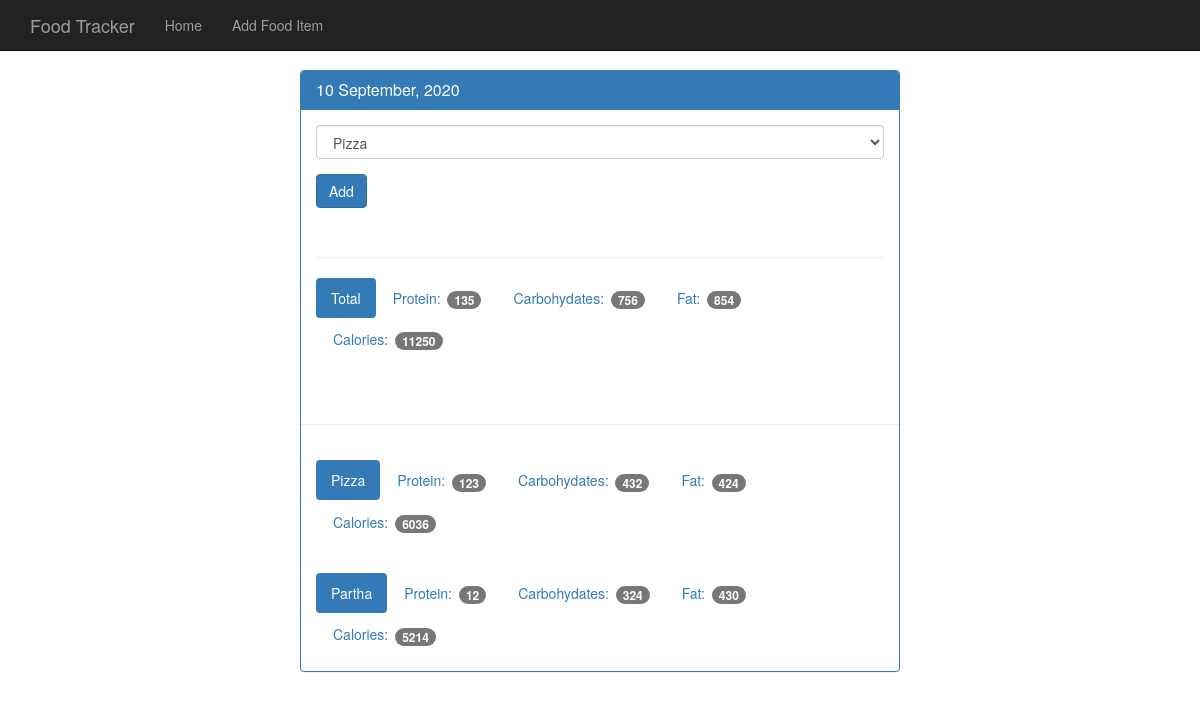
/view/20200910, run on the app's committed database.
### tables this page shows
CREATE TABLE food(
    Id INTEGER PRIMARY KEY autoincrement,
    name text not NULL,
    protien INTEGER NOT NULL,
    carbohydrate integer not null,
    fat INTEGER not null,
    calories INTEGER not null
);

### app.py (the view)
@app.route('/view/<date>', methods=['GET','POST'])
def view(date):
    db = get_db()
    cur = db.execute('select id, entry_date from log_date where entry_date = ?',[date])
    res = cur.fetchone()
    if request.method == 'POST':
        db = get_db()
        db.execute('insert into food_date (food_id, log_date_id) values(?, ?)',
                   [request.form['food-select'],
                   res['id']])
        db.commit()
    curs = db.execute('select food_id from food_date where log_date_id == ?',[res['id']])
    result = curs.fetchall()
    finals = []
    totals = {'name':0,'p':0,'c':0,'f':0,'total':0}
    for i in result:
        r = db.execute('select * from food where id = ?',[i['food_id']])
        ress = r.fetchall()
        totals['p']+=ress[0]['protien']
        totals['c']+=ress[0]['carbohydrate']
        totals['f']+=ress[0]['fat']
        totals['total']+=ress[0]['calories']
        finals.append({'name': ress[0]['name'],
                       'p':ress[0]['protien'],
                       'c':ress[0]['carbohydrate'],
                       'f': ress[0]['fat'],
                       'total':ress[0]['calories']
                       })
    disp_date = dateconv(res)
    cur = db.execute('select id, name from food')
    ress = cur.fetchall()
    return render_template('day.html',date=disp_date, food_res= ress,
                           date_food = finals,
                           total = totals, in_date=res['entry_date'])

### app.py (called while the page is built)
def dateconv(date):
    return datetime.strftime(datetime.strptime(str(date['entry_date']),
                                               "%Y%m%d"),
                             "%d %B, %Y")

def dbConnect():
    con = sql.connect('db/data.db')
    con.row_factory = sql.Row
    return con

def get_db():
    if not hasattr(g, 'sqlite3_db'):
        g.sqlite3_db = dbConnect()
    return g.sqlite3_db

@app.teardown_appcontext
def Close(error):
    if hasattr(g, 'sqlite3_db'):
        g.sqlite3_db.close()

### templates/day.html
{% extends "base.html" %}
{% block body %}
    <nav class="navbar navbar-inverse navbar-fixed-top">
      <div class="container">
        <div class="navbar-header">
          <a class="navbar-brand" href='{{url_for("index")}}'>Food Tracker</a>
        </div>
        <div id="navbar" class="navbar-collapse collapse">
          <ul class="nav navbar-nav">
            <li><a href='{{url_for("index")}}'>Home</a></li>
            <li><a href='{{url_for("food")}}'>Add Food Item</a></li>
          </ul>
        </div>
      </div>
    </nav>
    <div class="container theme-showcase col-sm-6 col-sm-offset-3" role="main">
      <div class="row">
        <div>
          <div class="panel panel-primary">
            <div class="panel-heading">
              <h3 class="panel-title">{{date}}</h3>
            </div>
            <div class="panel-body">
              <form method="POST" action="{{ url_for('view', date=in_date) }}">
                <div class="form-group">
                  <select class="form-control" name="food-select">
                    {% for food in food_res %}
                    <option value={{food.id}}>{{ food.name }}</option>
                    {% endfor %}
                  </select>
                </div>
                <button type="submit" class="btn btn-primary">Add</button>
              </form>
              <div class="page-header"></div>
              <ul class="nav nav-pills" role="tablist">
                <li class="active"><a>Total</a></li>
                <li><a>Protein: <span class="badge">{{total.p}}</span></a></li>
                <li><a>Carbohydates: <span class="badge">{{total.c}}</span></a></li>
                <li><a>Fat: <span class="badge">{{total.f}}</span></a></li>
                <li><a>Calories: <span class="badge">{{total.total}}</span></a></li>
              </ul>
            </div>
            <div class="page-header"></div>
            {% for food_item in date_food%}
            <div class="panel-body">
              <ul class="nav nav-pills" role="tablist">
                <li class="active"><a>{{food_item.name}}</a></li>
                <li><a>Protein: <span class="badge">{{food_item.p}}</span></a></li>
                <li><a>Carbohydates: <span class="badge">{{food_item.c}}</span></a></li>
                <li><a>Fat: <span class="badge">{{food_item.f}}</span></a></li>
                <li><a>Calories: <span class="badge">{{food_item.total}}</span></a></li>
              </ul>
            </div>
            {% endfor %}
          </div>
        </div>
      </div>
    </div>
    {% endblock %}

### static/theme.css (style rules this page uses)
body { padding-top: 70px; padding-bottom: 30px; }

### data on the page
food: name "Pizza", p "123", c "432", f "424", total "6036"
food: name "Partha", p "12", c "324", f "430", total "5214"

### other printed values
{{ date }} "10 September, 2020"
{{ total.p }} "135"
{{ total.c }} "756"
{{ total.f }} "854"
{{ total.total }} "11250"
form field food-select "Pizza"
